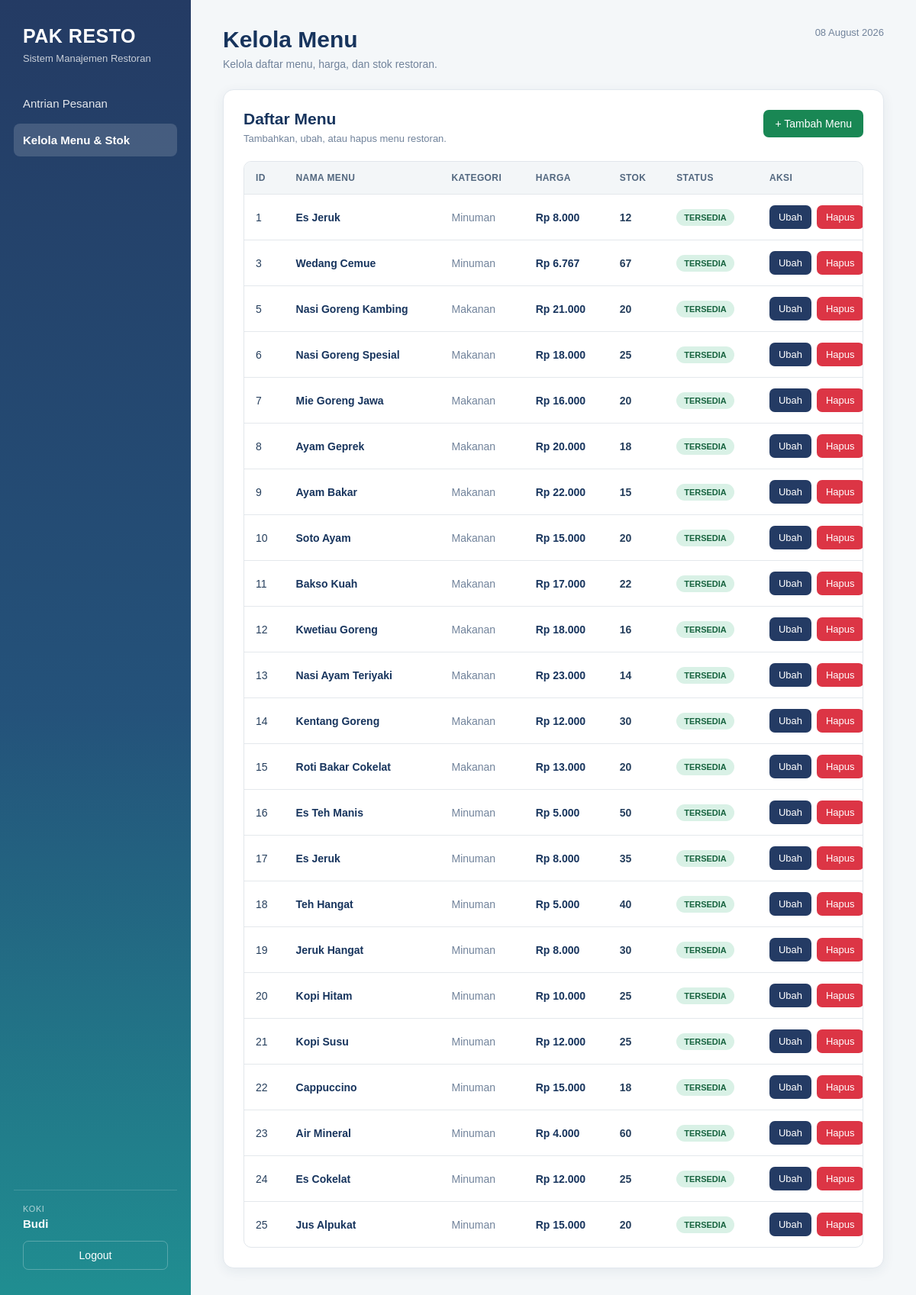
Page /koki/menu.php (signed in) on the committed database.
### tables this page shows
CREATE TABLE `menu` (
  `id_menu` int(11) NOT NULL,
  `nama_menu` varchar(100) NOT NULL,
  `kategori` varchar(20) NOT NULL,
  `harga` decimal(12,2) NOT NULL,
  `stok_menu` int(11) NOT NULL,
  `status_ketersediaan` varchar(20) NOT NULL
);

### koki/menu.php (the view, shortened to what this page needs)
<?php
require_once "../config/database.php";
$sql = "
    SELECT
        id_menu,
        nama_menu,
        kategori,
        harga,
        stok_menu,
        status_ketersediaan
    FROM menu
    ORDER BY id_menu ASC
";
$result = $conn->query($sql);
?>
<!DOCTYPE html>
<html lang="id">
<head>
</head>
<body>
<div class="page">
<aside class="sidebar">
    <div class="brand">
        <h1 class="brand-title">
            PAK RESTO
        </h1>
        <div class="brand-subtitle">
            Sistem Manajemen Restoran
        </div>
    </div>
    <nav class="sidebar-menu">
        <a
            href="index.php"
            class="sidebar-link"
        >
            Antrian Pesanan
        </a>
        <a
            href="menu.php"
            class="sidebar-link active"
        >
            Kelola Menu & Stok
        </a>
    </nav>
    <div class="sidebar-bottom">
        <div class="user-label">
            Koki
        </div>
        <div class="user-name">
            <?= htmlspecialchars(
                $_SESSION['nama_pegawai']
            ) ?>
        </div>
        <a
            href="../auth/logout.php"
            class="logout"
        >
            Logout
        </a>
    </div>
</aside>
<main class="main">
    <div class="page-header">
        <div>
            <h2 class="page-title">
                Kelola Menu
            </h2>
            <div class="page-description">
                Kelola daftar menu, harga, dan stok restoran.
            </div>
        </div>
        <div class="date-box">
            <?= date('d F Y') ?>
        </div>
    </div>
    <div class="card">
        <div class="card-header">
            <div>
                <h2 class="card-title">
                    Daftar Menu
                </h2>
                <p class="card-description">
                    Tambahkan, ubah, atau hapus menu restoran.
                </p>
            </div>
            <a
                href="tambah_menu.php"
                class="button button-success add-button"
            >
                + Tambah Menu
            </a>
        </div>
        <div class="table-wrapper">
            <table>
                <thead>
                    <tr>
                        <th>
                            ID
                        </th>
                        <th>
                            Nama Menu
                        </th>
                        <th>
                            Kategori
                        </th>
                        <th>
                            Harga
                        </th>
                        <th>
                            Stok
                        </th>
                        <th>
                            Status
                        </th>
                        <th>
                            Aksi
                        </th>
                    </tr>
                </thead>
                <tbody>
                <?php if (
                    $result &&
                    $result->num_rows > 0
                ): ?>
                    <?php while (
                        $menu =
                        $result->fetch_assoc()
                    ): ?>
                        <tr>
                            <td>
                                <?= $menu['id_menu'] ?>
                            </td>
                            <td>
                                <div class="menu-name">
                                    <?= htmlspecialchars(
                                        $menu['nama_menu']
                                    ) ?>
                                </div>
                            </td>
                            <td>
                                <div class="menu-category">
                                    <?= htmlspecialchars(
                                        $menu['kategori']
                                    ) ?>
                                </div>
                            </td>
                            <td>
                                <div class="price">
                                    Rp
                                    <?= number_format(
                                        $menu['harga'],
                                        0,
                                        ',',
                                        '.'
                                    ) ?>
                                </div>
                            </td>
                            <td>
                                <?php
                                $stok =
                                    (int)
                                    $menu['stok_menu'];
                                ?>
                                <span
                                    class="
                                        stock
                                        <?php
                                        if ($stok <= 0) {
                                            echo 'stock-empty';
                                        }
                                        elseif ($stok <= 5) {
                                            echo 'stock-low';
                                        }
                                        ?>
                                    "
                                >
                                    <?= $stok ?>
                                </span>
                            </td>
                            <td>
                                <?php if (
                                    $menu[
                                        'status_ketersediaan'
                                    ]
                                    === 'tersedia'
                                ): ?>
                                    <span
                                        class="
                                            status
                                            status-tersedia
                                        "
                                    >
                                        Tersedia
                                    </span>
                                <?php endif; ?>
                            </td>
                            <td>
                                <div class="actions">
                                    <a
                                        href="
                                            edit_menu.php?id=
                                            <?= $menu['id_menu'] ?>
                                        "
                                        class="
                                            button
                                            action-button
                                        "
                                    >
                                        Ubah
                                    </a>
                                    <a
                                        href="
                                            hapus_menu.php?id=
                                            <?= $menu['id_menu'] ?>
                                        "
                                        class="
                                            button
                                            button-danger
                                            action-button
                                        "
                                        onclick="
                                            return confirm(
                                                'Yakin ingin menghapus menu ini?'
                                            );
                                        "
                                    >
                                        Hapus
                                    </a>
                                </div>
                            </td>
                        </tr>
                    <?php endwhile; ?>
                <?php endif; ?>
                </tbody>
            </table>
        </div>
    </div>
</main>
</div>
</body>
</html>

### koki/menu.php (style rules this page uses)
* { box-sizing: border-box; }
html { scroll-behavior: smooth; }
body { margin: 0; font-family: Arial, sans-serif; background: #f4f7f9; color: #17345d; }
.page { min-height: 100vh; display: flex; }
.sidebar { width: 250px; min-height: 100vh; background: linear-gradient( 180deg, #243b64 0%, #24527a 55%, #208e91 100% ); color: white; display: flex; flex-direction: column; position: fixed; left: 0; top: 0; bottom: 0; padding: 28px 18px; }
.brand { padding: 5px 12px 30px; }
.brand-title { margin: 0; font-size: 25px; font-weight: 800; letter-spacing: 0.5px; }
.brand-subtitle { margin-top: 7px; font-size: 13px; color: rgba(255,255,255,0.75); }
.sidebar-menu { display: flex; flex-direction: column; gap: 5px; }
.sidebar-link { display: block; padding: 13px 12px; border-radius: 8px; color: rgba(255,255,255,0.88); text-decoration: none; font-size: 15px; transition: background 0.2s ease, color 0.2s ease, transform 0.2s ease; }
.sidebar-link.active { background: rgba(255,255,255,0.15); color: white; font-weight: bold; }
.sidebar-bottom { margin-top: auto; padding: 18px 12px 5px; border-top: 1px solid rgba(255,255,255,0.15); }
.user-label { font-size: 11px; color: rgba(255,255,255,0.65); margin-bottom: 5px; text-transform: uppercase; letter-spacing: 0.5px; }
.user-name { font-size: 15px; font-weight: bold; margin-bottom: 14px; }
.logout { display: block; width: 100%; padding: 10px 12px; border-radius: 7px; border: 1px solid rgba(255,255,255,0.25); color: white; text-decoration: none; text-align: center; font-size: 14px; transition: background 0.2s ease; }
.main { margin-left: 250px; width: calc(100% - 250px); min-height: 100vh; padding: 35px 42px; }
.page-header { display: flex; justify-content: space-between; align-items: flex-start; margin-bottom: 25px; }
.page-title { margin: 0; font-size: 30px; color: #17345d; }
.page-description { margin-top: 7px; color: #71839b; font-size: 14px; }
.date-box { color: #71839b; font-size: 13px; text-align: right; }
.card { background: white; border-radius: 14px; padding: 26px; border: 1px solid #e2e8ee; box-shadow: 0 4px 16px rgba(31,55,80,0.07); }
.card-header { display: flex; justify-content: space-between; align-items: flex-start; margin-bottom: 22px; }
.card-title { margin: 0; font-size: 21px; color: #17345d; }
.card-description { margin: 6px 0 0; color: #71839b; font-size: 13px; }
.button { display: inline-block; padding: 10px 15px; border: none; border-radius: 7px; background: #243b64; color: white; text-decoration: none; cursor: pointer; font-size: 14px; transition: opacity 0.2s ease, transform 0.2s ease; }
.button-success { background: #198754; }
.button-danger { background: #dc3545; }
.table-wrapper { width: 100%; overflow-x: auto; border: 1px solid #e1e6eb; border-radius: 10px; }
table { width: 100%; border-collapse: collapse; min-width: 850px; }
th, td { padding: 14px 15px; text-align: left; border-bottom: 1px solid #e4e8ec; }
th { background: #f3f6f8; color: #52677f; font-size: 12px; text-transform: uppercase; letter-spacing: 0.4px; font-weight: bold; }
td { color: #263f5d; font-size: 14px; }
tbody tr { transition: background 0.15s ease; }
tbody tr:last-child td { border-bottom: none; }
.menu-name { font-weight: bold; color: #17345d; }
.menu-category { color: #71839b; }
.price { font-weight: bold; color: #17345d; white-space: nowrap; }
.stock { font-weight: bold; }
.status { display: inline-block; padding: 5px 10px; border-radius: 20px; font-size: 11px; font-weight: bold; text-transform: uppercase; }
.status-tersedia { background: #d9f1e6; color: #17633f; }
.actions { display: flex; align-items: center; gap: 7px; white-space: nowrap; }
.action-button { padding: 8px 12px; font-size: 13px; }

### rows in the picture
menu: id_menu "1", nama_menu "Es Jeruk", kategori "Minuman", harga "8.000", stok_menu "12", status_ketersediaan "TERSEDIA"
menu: id_menu "3", nama_menu "Wedang Cemue", kategori "Minuman", harga "6.767", stok_menu "67", status_ketersediaan "TERSEDIA"
menu: id_menu "5", nama_menu "Nasi Goreng Kambing", kategori "Makanan", harga "21.000", stok_menu "20", status_ketersediaan "TERSEDIA"
menu: id_menu "6", nama_menu "Nasi Goreng Spesial", kategori "Makanan", harga "18.000", stok_menu "25", status_ketersediaan "TERSEDIA"
menu: id_menu "7", nama_menu "Mie Goreng Jawa", kategori "Makanan", harga "16.000", stok_menu "20", status_ketersediaan "TERSEDIA"
menu: id_menu "8", nama_menu "Ayam Geprek", kategori "Makanan", harga "20.000", stok_menu "18", status_ketersediaan "TERSEDIA"
menu: id_menu "9", nama_menu "Ayam Bakar", kategori "Makanan", harga "22.000", stok_menu "15", status_ketersediaan "TERSEDIA"
menu: id_menu "10", nama_menu "Soto Ayam", kategori "Makanan", harga "15.000", stok_menu "20", status_ketersediaan "TERSEDIA"
menu: id_menu "11", nama_menu "Bakso Kuah", kategori "Makanan", harga "17.000", stok_menu "22", status_ketersediaan "TERSEDIA"
menu: id_menu "12", nama_menu "Kwetiau Goreng", kategori "Makanan", harga "18.000", stok_menu "16", status_ketersediaan "TERSEDIA"
menu: id_menu "13", nama_menu "Nasi Ayam Teriyaki", kategori "Makanan", harga "23.000", stok_menu "14", status_ketersediaan "TERSEDIA"
menu: id_menu "14", nama_menu "Kentang Goreng", kategori "Makanan", harga "12.000", stok_menu "30", status_ketersediaan "TERSEDIA"
menu: id_menu "15", nama_menu "Roti Bakar Cokelat", kategori "Makanan", harga "13.000", stok_menu "20", status_ketersediaan "TERSEDIA"
menu: id_menu "16", nama_menu "Es Teh Manis", kategori "Minuman", harga "5.000", stok_menu "50", status_ketersediaan "TERSEDIA"
menu: id_menu "17", nama_menu "Es Jeruk", kategori "Minuman", harga "8.000", stok_menu "35", status_ketersediaan "TERSEDIA"
menu: id_menu "18", nama_menu "Teh Hangat", kategori "Minuman", harga "5.000", stok_menu "40", status_ketersediaan "TERSEDIA"
menu: id_menu "19", nama_menu "Jeruk Hangat", kategori "Minuman", harga "8.000", stok_menu "30", status_ketersediaan "TERSEDIA"
menu: id_menu "20", nama_menu "Kopi Hitam", kategori "Minuman", harga "10.000", stok_menu "25", status_ketersediaan "TERSEDIA"
menu: id_menu "21", nama_menu "Kopi Susu", kategori "Minuman", harga "12.000", stok_menu "25", status_ketersediaan "TERSEDIA"
menu: id_menu "22", nama_menu "Cappuccino", kategori "Minuman", harga "15.000", stok_menu "18", status_ketersediaan "TERSEDIA"
menu: id_menu "23", nama_menu "Air Mineral", kategori "Minuman", harga "4.000", stok_menu "60", status_ketersediaan "TERSEDIA"
menu: id_menu "24", nama_menu "Es Cokelat", kategori "Minuman", harga "12.000", stok_menu "25", status_ketersediaan "TERSEDIA"
menu: id_menu "25", nama_menu "Jus Alpukat", kategori "Minuman", harga "15.000", stok_menu "20", status_ketersediaan "TERSEDIA"

### other values in the picture
$_SESSION['nama_pegawai'] "Budi"
